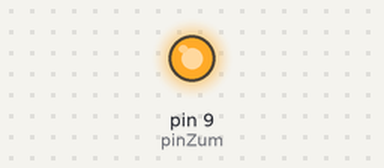
A sketch run on a simulated Arduino Uno, built with avr-gcc and run on an emulated ATmega328P. Parts: output pins drawn as LEDs (lit = HIGH).

Above: at 1.0 s.
At 3.0 s:
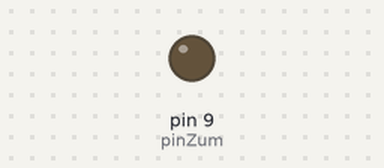
Timing chart, 0 to 5.2 s (numbered marks = the images above):
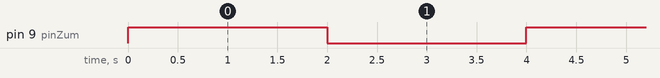

Measured:
- by itself, pin 9 (pinZum): alternates HIGH for 2.0 s and LOW for 2.0 s

The sketch:

zaumbadorpas.ino
```cpp
// zumbador pasivo de 3 patas
int pinZum =  9 ;
void setup(){
  pinMode(pinZum,OUTPUT);

}
void loop(){
  digitalWrite(pinZum,HIGH);
  delay(2000);
  digitalWrite(pinZum,LOW);
  delay(2000);

}
```
